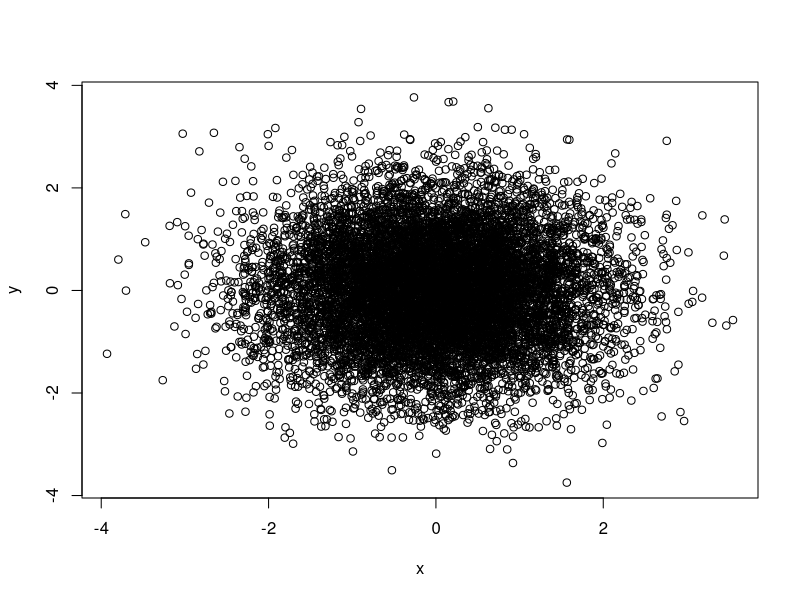
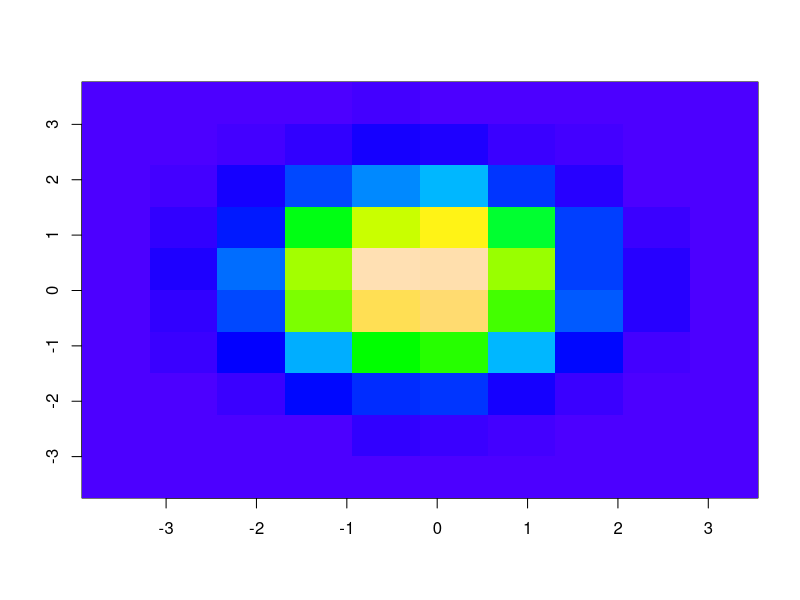
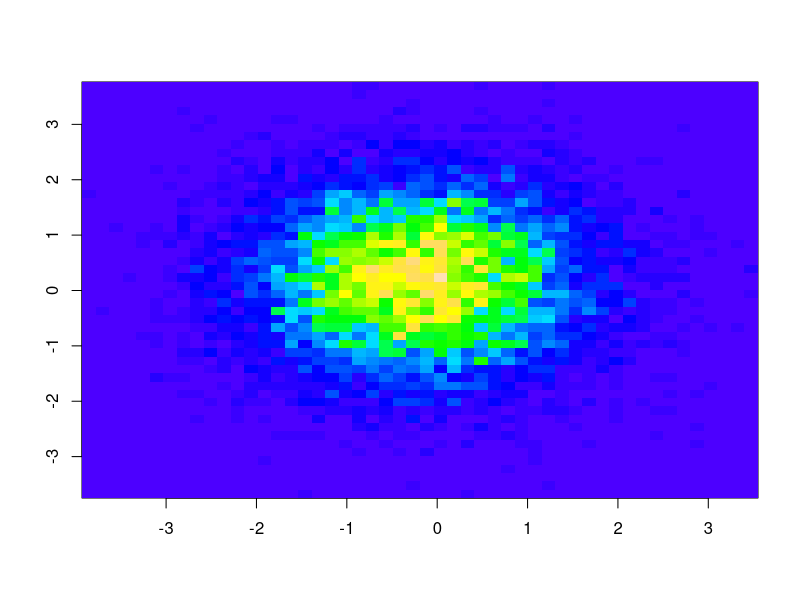
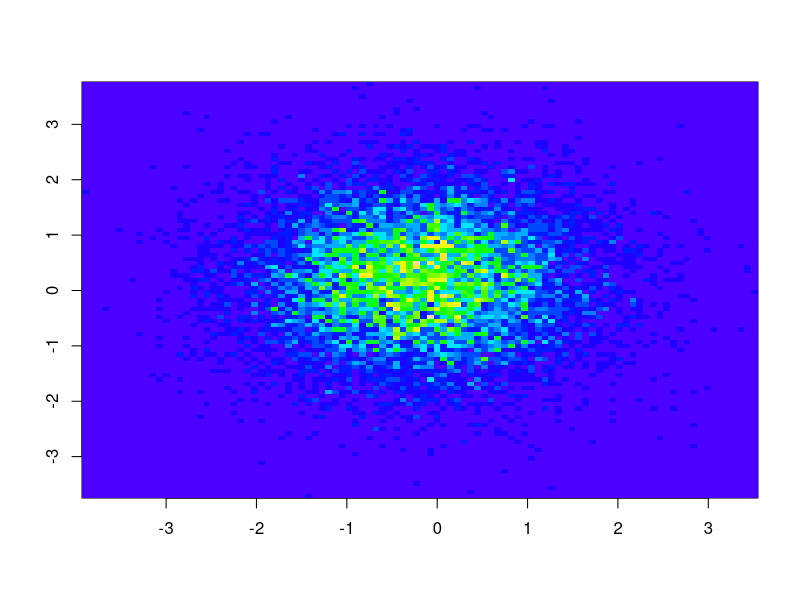
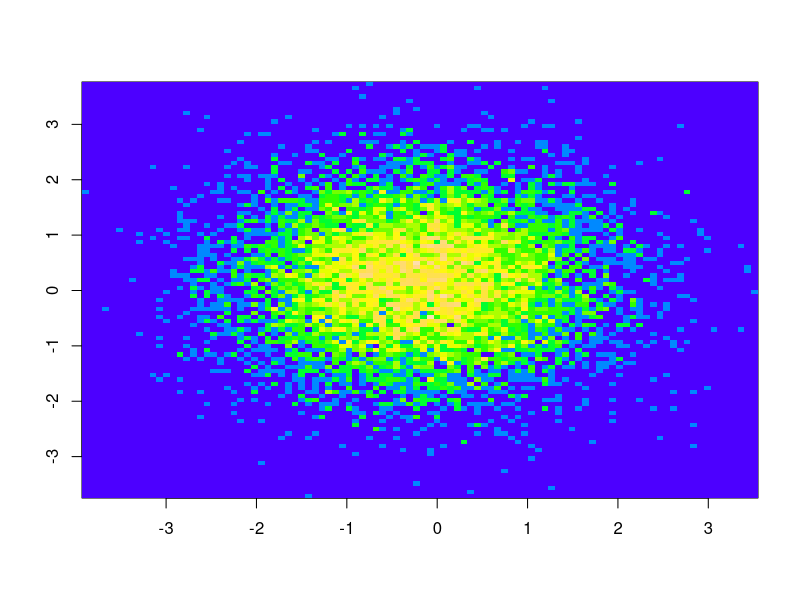
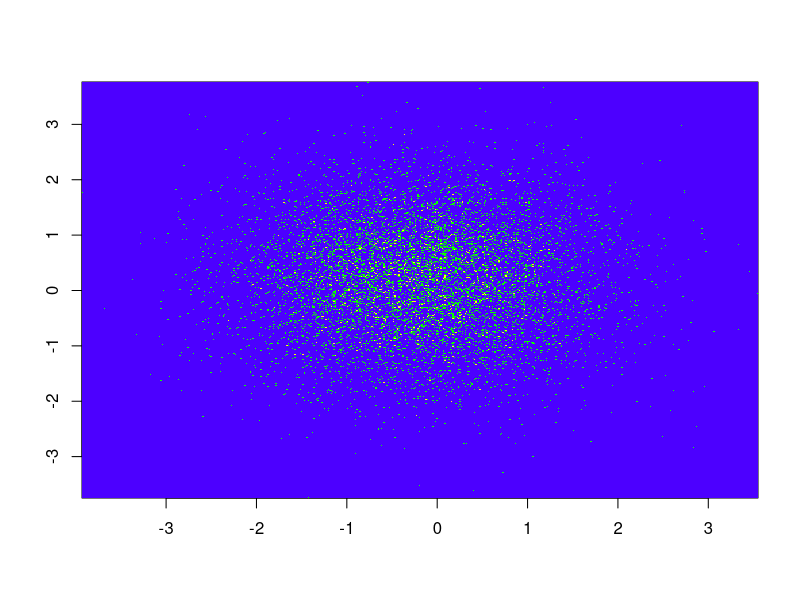
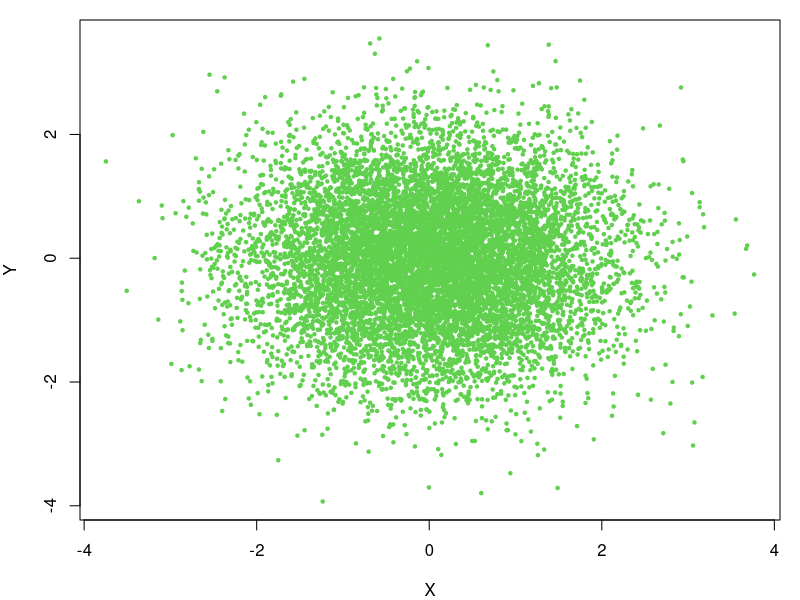
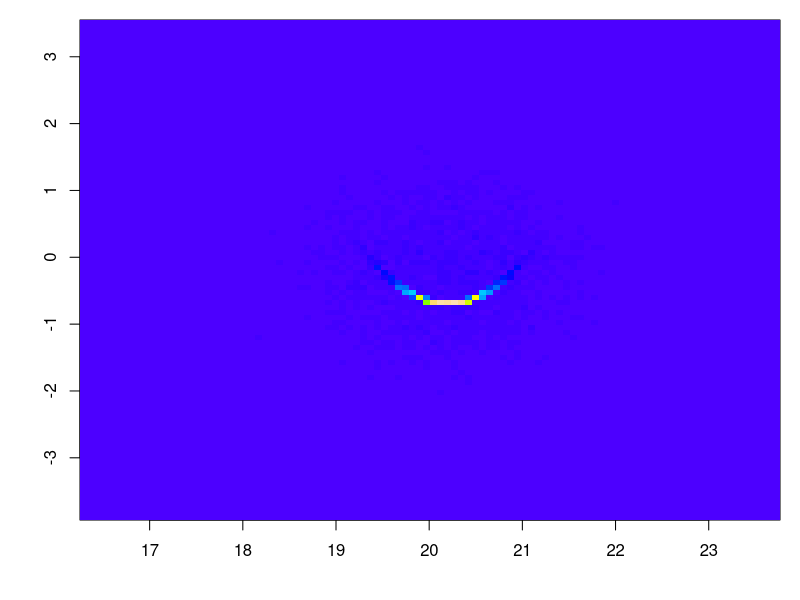

Here is the R script that generated these plots, in order:
## ---- chunk 1
knitr::opts_chunk$set(echo = TRUE)
## ---- chunk 2
binplot <- function(x,y,nr=20,nc=20, scale="raw") {
zx = c(1:nr,rep(1,nc),1+trunc( nr*(x- min(x))/(max(x)-min(x)) ))
zx[zx>nr] = nr
zy = c(rep(1,nr),1:nc,1+trunc( nc*(y- min(y))/(max(y)-min(y)) ))
zy[zy>nc] = nc
z = table(zx,zy); z[,1]=z[,1]-1; z[1,]=z[1,]-1;
if (scale=="l") z= log(1+z)
image(z=t(z),x=seq(length=nr+1,from=min(x),to=max(x)),
y= seq(length=nc+1,from=min(y),to=max(y)),
xlab="",ylab="", col=topo.colors(100))
}

## ---- chunk 3
x = rnorm(10000) ; y = rnorm(10000)
plot(x,y)
binplot(x,y,10,10)
## ---- chunk 4
binplot(x,y,50,50)
binplot(x,y,100,100)
## ---- chunk 5
binplot(x,y,100,100,'l')
binplot(x,y,500,500,'l')
## ---- chunk 6
ux = rnorm(5000)/3
uy = ux^2 -0.5
par(mar=c(4,4,1,1))
plot(x=c(y,uy),y=c(x,ux),pch=20,col=3,xlab="X",ylab="Y",cex=0.7)
binplot(c(y,uy)+20,c(x,ux),100,100)
binplot(c(y,uy)+20,c(x,ux),100,100,"l")
